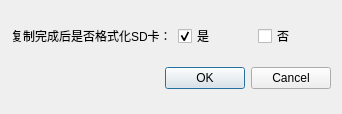
<?xml version="1.0" encoding="UTF-8"?>
<ui version="4.0">
 <class>usbFormat</class>
 <widget class="QDialog" name="usbFormat">
  <property name="geometry">
   <rect>
    <x>0</x>
    <y>0</y>
    <width>342</width>
    <height>114</height>
   </rect>
  </property>
  <property name="windowTitle">
   <string>Dialog</string>
  </property>
  <layout class="QVBoxLayout" name="verticalLayout">
   <item>
    <layout class="QHBoxLayout" name="horizontalLayout">
     <item>
      <widget class="QLabel" name="label">
       <property name="text">
        <string>复制完成后是否格式化SD卡：</string>
       </property>
      </widget>
     </item>
     <item>
      <widget class="QCheckBox" name="checkBox_yes">
       <property name="text">
        <string>是</string>
       </property>
       <property name="checked">
        <bool>true</bool>
       </property>
       <attribute name="buttonGroup">
        <string notr="true">buttonGroup</string>
       </attribute>
      </widget>
     </item>
     <item>
      <widget class="QCheckBox" name="checkBox_no">
       <property name="text">
        <string>否</string>
       </property>
       <attribute name="buttonGroup">
        <string notr="true">buttonGroup</string>
       </attribute>
      </widget>
     </item>
    </layout>
   </item>
   <item>
    <widget class="QDialogButtonBox" name="buttonBox">
     <property name="standardButtons">
      <set>QDialogButtonBox::Cancel|QDialogButtonBox::Ok</set>
     </property>
    </widget>
   </item>
  </layout>
 </widget>
 <resources/>
 <connections>
  <connection>
   <sender>buttonBox</sender>
   <signal>accepted()</signal>
   <receiver>usbFormat</receiver>
   <slot>accept()</slot>
   <hints>
    <hint type="sourcelabel">
     <x>170</x>
     <y>92</y>
    </hint>
    <hint type="destinationlabel">
     <x>170</x>
     <y>56</y>
    </hint>
   </hints>
  </connection>
  <connection>
   <sender>buttonBox</sender>
   <signal>rejected()</signal>
   <receiver>usbFormat</receiver>
   <slot>reject()</slot>
   <hints>
    <hint type="sourcelabel">
     <x>170</x>
     <y>92</y>
    </hint>
    <hint type="destinationlabel">
     <x>170</x>
     <y>56</y>
    </hint>
   </hints>
  </connection>
 </connections>
 <buttongroups>
  <buttongroup name="buttonGroup"/>
 </buttongroups>
</ui>
